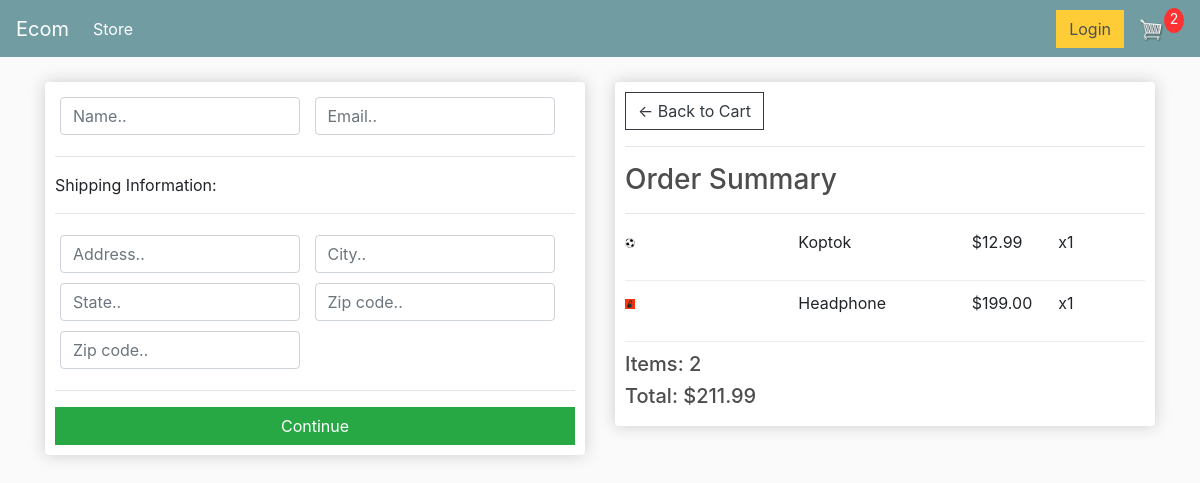
/checkout/ (signed in), run on an earlier commit of the app's database.
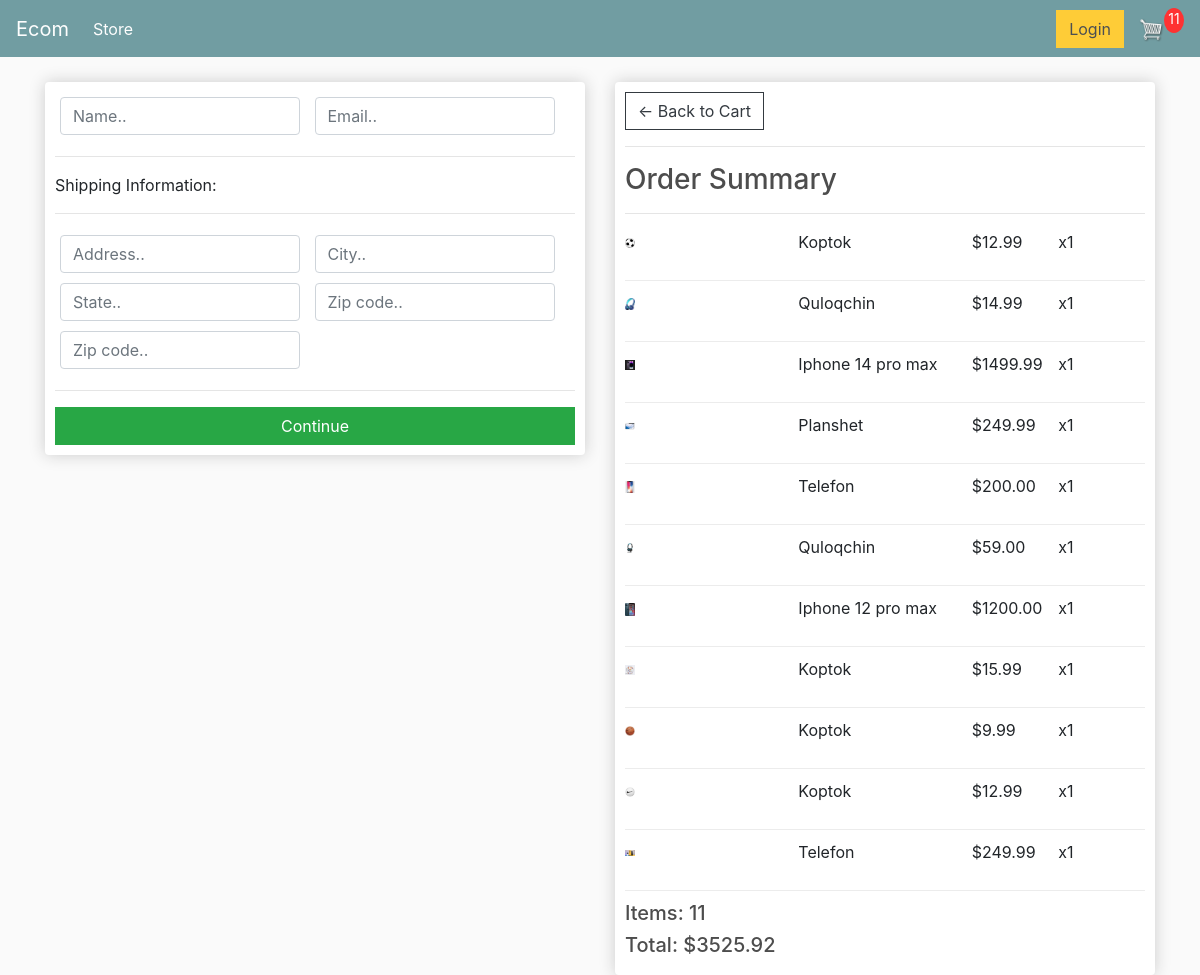
And on a later commit of the database.
### store/models.py (models this page shows, shortened)
class OrderItem(models.Model):
	product = models.ForeignKey(Product, on_delete=models.SET_NULL, null=True)
	order = models.ForeignKey(Order, on_delete=models.SET_NULL, null=True)
	quantity = models.IntegerField(default=0, null=True, blank=True)
	date_added = models.DateTimeField(auto_now_add=True)
	@property
	def get_total(self):
		total = self.product.price * self.quantity
		return total

class Product(models.Model):
	name = models.CharField(max_length=200)
	price = models.FloatField()
	digital = models.BooleanField(default=False,null=True, blank=True)
	image = models.ImageField(null=True, blank=True)
	@property
	def imageURL(self):
		try:
			url = self.image.url
		except:
			url = ''
		return url

class Order(models.Model):
	customer = models.ForeignKey(Customer, on_delete=models.SET_NULL, null=True, blank=True)
	date_ordered = models.DateTimeField(auto_now_add=True)
	complete = models.BooleanField(default=False)
	transaction_id = models.CharField(max_length=100, null=True)
	@property
	def shipping(self):
		shipping = False
		orderitems = self.orderitem_set.all()
		for i in orderitems:
			if i.product.digital == False:
				shipping = True
		return shipping
	@property
	def get_cart_total(self):
		orderitems = self.orderitem_set.all()
		total = sum([item.get_total for item in orderitems])
		return total
	@property
	def get_cart_items(self):
		orderitems = self.orderitem_set.all()
		total = sum([item.quantity for item in orderitems])
		return total

### store/views.py (the view)
# urls.py: path('checkout/', views.checkout, name="checkout"),
def checkout(request):
	data = cartData(request)
	cartItems = data['cartItems']
	order = data['order']
	items = data['items']
	context = {'items':items, 'order':order, 'cartItems':cartItems}
	return render(request, 'store/checkout.html', context)

### store/utils.py (called while the page is built)
def cartData(request):
	if request.user.is_authenticated:
		customer = request.user.customer
		order, created = Order.objects.get_or_create(customer=customer, complete=False)
		items = order.orderitem_set.all()
		cartItems = order.get_cart_items
	else:
		cookieData = cookieCart(request)
		cartItems = cookieData['cartItems']
		order = cookieData['order']
		items = cookieData['items']
	return {'cartItems':cartItems ,'order':order, 'items':items}

### store/templates/store/checkout.html (shortened to what this page needs)
{% extends 'store/main.html' %}
{% load static %}
{% block content %}
<div class="row">
	<div class="col-lg-6">
		<div class="box-element" id="form-wrapper">
			<form id="form">
				<div id="user-info">
					<div class="form-field">
						<input required class="form-control" type="text" name="name" placeholder="Name..">
					</div>
					<div class="form-field">
						<input required class="form-control" type="email" name="email" placeholder="Email..">
					</div>
				</div>
				<div id="shipping-info">
					<hr>
					<p>Shipping Information:</p>
					<hr>
					<div class="form-field">
						<input class="form-control" type="text" name="address" placeholder="Address..">
					</div>
					<div class="form-field">
						<input class="form-control" type="text" name="city" placeholder="City..">
					</div>
					<div class="form-field">
						<input class="form-control" type="text" name="state" placeholder="State..">
					</div>
					<div class="form-field">
						<input class="form-control" type="text" name="zipcode" placeholder="Zip code..">
					</div>
					<div class="form-field">
						<input class="form-control" type="text" name="country" placeholder="Zip code..">
					</div>
				</div>
				<hr>
				<input id="form-button" class="btn btn-success btn-block" type="submit" value="Continue">
			</form>
		</div>
		<br>
	</div>
	<div class="col-lg-6">
		<div class="box-element">
			<a  class="btn btn-outline-dark" href="{% url 'cart' %}">&#x2190; Back to Cart</a>
			<hr>
			<h3>Order Summary</h3>
			<hr>
			{% for item in items %}
			<div class="cart-row">
				<div style="flex:2"><img class="row-image" src="{{item.product.imageURL}}"></div>
				<div style="flex:2"><p>{{item.product.name}}</p></div>
				<div style="flex:1"><p>${{item.product.price|floatformat:2}}</p></div>
				<div style="flex:1"><p>x{{item.quantity}}</p></div>
			</div>
			{% endfor %}
			<h5>Items:   {{order.get_cart_items}}</h5>
			<h5>Total:   ${{order.get_cart_total|floatformat:2}}</h5>
		</div>
	</div>
</div>
{% endblock content %}

What changed in the data, as far as the page shows it:
removed OrderItem: product.imageURL (picture), product.name "Headphone", product.price "199.00", quantity "1"
added OrderItem: product.imageURL (picture), product.name "Quloqchin", product.price "14.99", quantity "1"
added OrderItem: product.imageURL (picture), product.name "Iphone 14 pro max", product.price "1499.99", quantity "1"
added OrderItem: product.imageURL (picture), product.name "Planshet", product.price "249.99", quantity "1"
added OrderItem: product.imageURL (picture), product.name "Telefon", product.price "200.00", quantity "1"
added OrderItem: product.imageURL (picture), product.name "Quloqchin", product.price "59.00", quantity "1"
added OrderItem: product.imageURL (picture), product.name "Iphone 12 pro max", product.price "1200.00", quantity "1"
added OrderItem: product.imageURL (picture), product.name "Koptok", product.price "15.99", quantity "1"
added OrderItem: product.imageURL (picture), product.name "Koptok", product.price "9.99", quantity "1"
added OrderItem: product.imageURL (picture), product.name "Koptok", product.price "12.99", quantity "1"
added OrderItem: product.imageURL (picture), product.name "Telefon", product.price "249.99", quantity "1"
changed Order: get_cart_items "2" → "11"; get_cart_total "211.99" → "3525.92"
Also different on the page:
{{ cartItems }}: "2" → "11"
